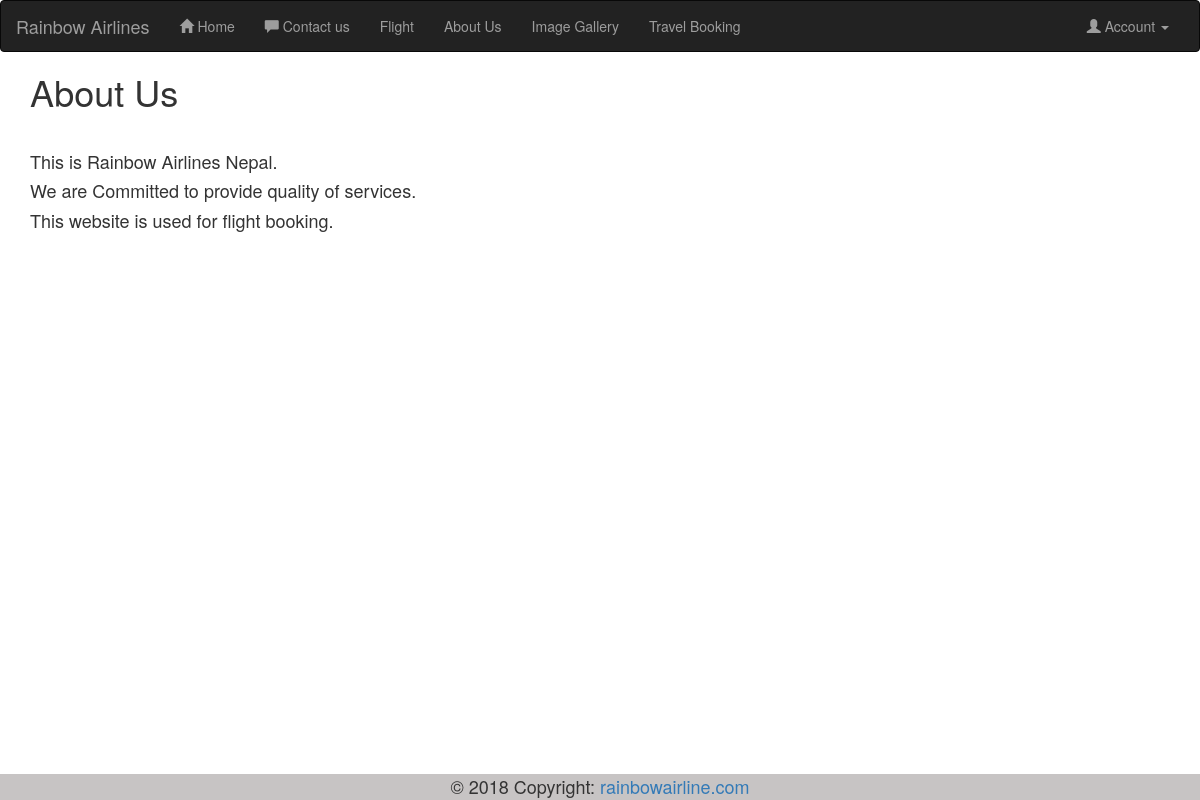
Page /?page=about on the committed database.
### tables this page shows
CREATE TABLE `aboutus` (
  `id` int(11) NOT NULL,
  `Description` varchar(255) NOT NULL
);

### page/about.php (the view, shortened to what this page needs)
<?php
require_once('config/connection.php');
$select1 = $con->query("SELECT * FROM aboutus WHERE id='1'");
$select2 = $con->query("SELECT * FROM aboutus WHERE id='2'");
$select3 = $con->query("SELECT * FROM aboutus WHERE id='3'");
while($row = $select1->fetch_assoc()){
  $content1 = $row['Description'];
}
while($row = $select2->fetch_assoc()){
  $content2 = $row['Description'];
}
while($row = $select3->fetch_assoc()){
  $content3 = $row['Description'];
}
?>
<section class="sectionbody">
  <div class="container">
    <div class="content">
      <div class="row">
        <div class="col-md-12">
          <h1>About Us</h1><br>
          <h4><?=$content1; ?></h4>
          <h4><?=$content2; ?></h4>
          <h4><?=$content3; ?></h4>
        </div>
      </div>
    </div>
    <br>
</section>
<br>

### rows in the picture
aboutus: Description "This is Rainbow Airlines Nepal."
aboutus: Description "We are Committed to provide quality of services."
aboutus: Description "This website is used for flight booking."
